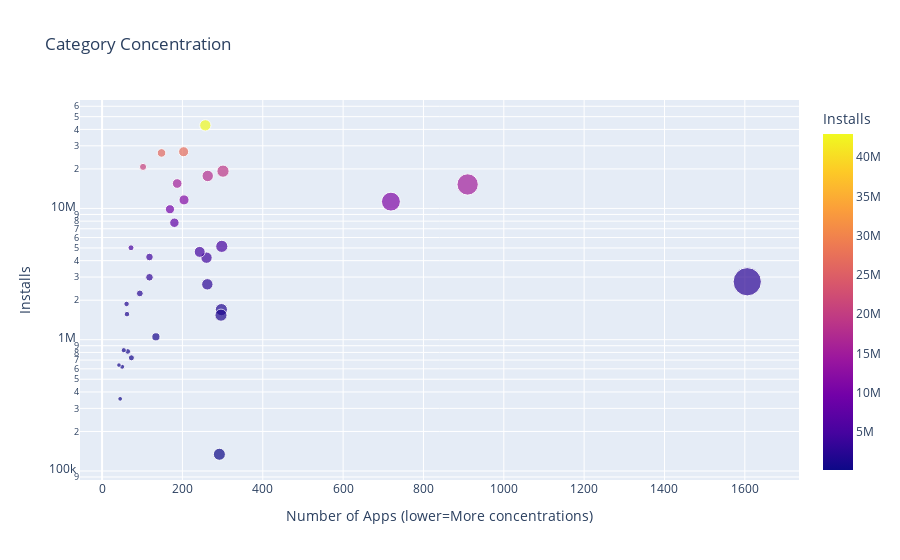

Notebook source saved alongside this figure:
### Code cell
scat = px.scatter(data_frame=cat_df, x="App", y="Installs", title="Category Concentration", size="App", hover_name=cat_df.index, color="Installs")
scat.update_layout(xaxis_title="Number of Apps (lower=More concentrations)", yaxis_title="Installs", yaxis=dict(type="log"))
scat.show()

### Figure 1 — Plotly figure (JSON) as saved in the notebook; plotly's stock layout.template omitted (floating-point values rounded to 4 significant figures)
{"data": [{"hovertemplate": "<b>%{hovertext}</b><br><br>App=%{marker.size}<br>Installs=%{marker.color}<extra></extra>", "hovertext": ["FAMILY", "GAME", "TOOLS", "PRODUCTIVITY", "PERSONALIZATION", "LIFESTYLE", "FINANCE", "MEDICAL", "PHOTOGRAPHY", "BUSINESS", "SPORTS", "COMMUNICATION", "HEALTH_AND_FITNESS", "NEWS_AND_MAGAZINES", "SOCIAL", "TRAVEL_AND_LOCAL", "SHOPPING", "BOOKS_AND_REFERENCE", "VIDEO_PLAYERS", "DATING", "EDUCATION", "MAPS_AND_NAVIGATION", "ENTERTAINMENT", "FOOD_AND_DRINK", "AUTO_AND_VEHICLES", "WEATHER", "LIBRARIES_AND_DEMO", "HOUSE_AND_HOME", "ART_AND_DESIGN", "COMICS", "PARENTING", "EVENTS", "BEAUTY"], "legendgroup": "", "marker": {"color": [2763000.0, 15230000.0, 11270000.0, 19230000.0, 5142000.0, 1696000.0, 1538000.0, 134100.0, 17680000.0, 2641000.0, 4217000.0, 42950000.0, 4667000.0, 11610000.0, 27030000.0, 15480000.0, 7780000.0, 9857000.0, 26470000.0, 1052000.0, 2990000.0, 4265000.0, 20720000.0, 2252000.0, 727800.0, 5015000.0, 813800.0, 1566000.0, 1873000.0, 832100.0, 622300.0, 354400.0, 640900.0], "coloraxis": "coloraxis", "size": [1606, 910, 719, 301, 298, 297, 296, 292, 263, 262, 260, 257, 243, 204, 203, 187, 180, 169, 148, 134, 118, 118, 102, 94, 73, 72, 64, 62, 61, 54, 50, 45, 42], "sizemode": "area", "sizeref": 4.015, "symbol": "circle"}, "mode": "markers", "name": "", "orientation": "v", "showlegend": false, "type": "scatter", "x": [1606, 910, 719, 301, 298, 297, 296, 292, 263, 262, 260, 257, 243, 204, 203, 187, 180, 169, 148, 134, 118, 118, 102, 94, 73, 72, 64, 62, 61, 54, 50, 45, 42], "xaxis": "x", "y": [2763000.0, 15230000.0, 11270000.0, 19230000.0, 5142000.0, 1696000.0, 1538000.0, 134100.0, 17680000.0, 2641000.0, 4217000.0, 42950000.0, 4667000.0, 11610000.0, 27030000.0, 15480000.0, 7780000.0, 9857000.0, 26470000.0, 1052000.0, 2990000.0, 4265000.0, 20720000.0, 2252000.0, 727800.0, 5015000.0, 813800.0, 1566000.0, 1873000.0, 832100.0, 622300.0, 354400.0, 640900.0], "yaxis": "y"}], "layout": {"coloraxis": {"colorbar": {"title": {"text": "Installs"}}, "colorscale": [[0, "#0d0887"], [0.1111, "#46039f"], [0.2222, "#7201a8"], [0.3333, "#9c179e"], [0.4444, "#bd3786"], [0.5556, "#d8576b"], [0.6667, "#ed7953"], [0.7778, "#fb9f3a"], [0.8889, "#fdca26"], [1, "#f0f921"]]}, "legend": {"itemsizing": "constant", "tracegroupgap": 0}, "title": {"text": "Category Concentration"}, "xaxis": {"anchor": "y", "domain": [0, 1], "title": {"text": "Number of Apps (lower=More concentrations)"}}, "yaxis": {"anchor": "x", "domain": [0, 1], "title": {"text": "Installs"}, "type": "log"}}}
